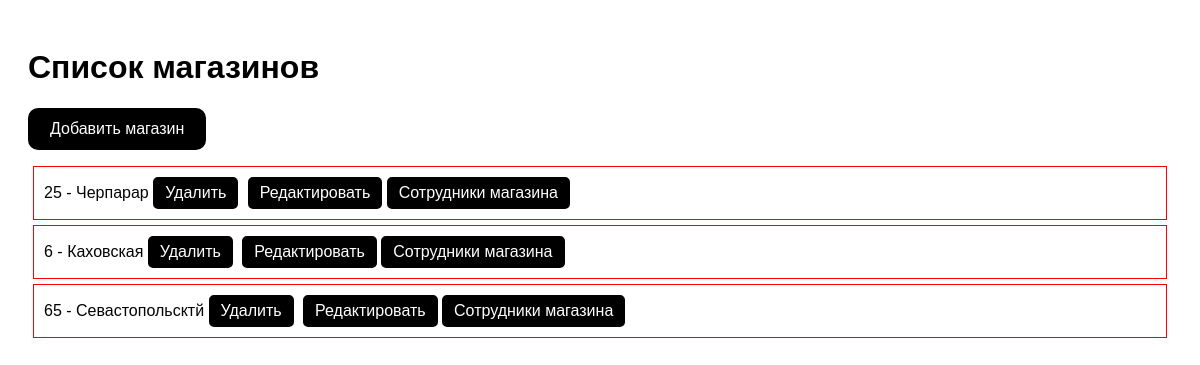
The page / on the database its author committed.
### shop/models.py (models this page shows, shortened)
class Shop(models.Model):
    address = models.CharField(
        max_length=200
    )
    number = models.IntegerField()
    class Meta:
        verbose_name = 'Магазин'
        verbose_name_plural = 'Магазины'

### shop/views.py (the view)
# urls.py: path("", ShopListView.as_view(), name="shop-list"),
class ShopListView(ListView):
    model = Shop
    template_name = 'shop/shop_list.html'
    context_object_name = 'shops'

### shop/templates/shop/shop_list.html (shortened to what this page needs)
{% load static %}
<!DOCTYPE html>
<html lang="en">
<head>
    <link rel="stylesheet" type="text/css" href="{% static 'css/styles.css' %}">
</head>
<body>
    <h1>Список магазинов</h1>
    <a href="{% url 'shop-create'%}" class="add-button">Добавить магазин</a>
    <ul>
        {% for shop in shops %}
            <li>{{ shop.number }} - {{ shop.address }}
                <a href="{% url 'shop-delete' shop.id %}" class="delete-button">Удалить</a>
                <a href="{% url 'shop-update' shop.id %}" class="update-button">Редактировать</a>
                <a href="{% url 'shop_employees' shop.id %}" class="update-button">Сотрудники магазина</a> </li>
        {% endfor %}
    </ul>
</body>
</html>

### shop/static/css/styles.css (style rules this page uses)
body { background-color: white; color: black; font-family: Arial, sans-serif; padding: 20px; }
a { color: rgb(0, 0, 0); text-decoration: none; }
ul { list-style-type: none; padding: 0; }
li { color: rgb(3, 3, 3); border: 1px solid red; margin: 5px; padding: 10px; }
.add-button { display: inline-block; padding: 10px 20px; background-color: black; color: white; border: 2px solid black; border-radius: 10px; text-decoration: none; }
.delete-button { display: inline-block; padding: 5px 10px; background-color: black; color: white; border: 2px solid black; border-radius: 5px; text-decoration: none; }
.update-button { display: inline-block; padding: 5px 10px; background-color: black; color: white; border: 2px solid black; border-radius: 5px; text-decoration: none; }
a.delete-button, a.edit-button { display: inline-block; padding: 5px 10px; background-color: black; color: white; border: 2px solid black; border-radius: 5px; text-decoration: none; margin-right: 5px; }

### rows shown on the page
Shop: number "25", address "Черпарар"
Shop: number "6", address "Каховская"
Shop: number "65", address "Севастопольсктй"
